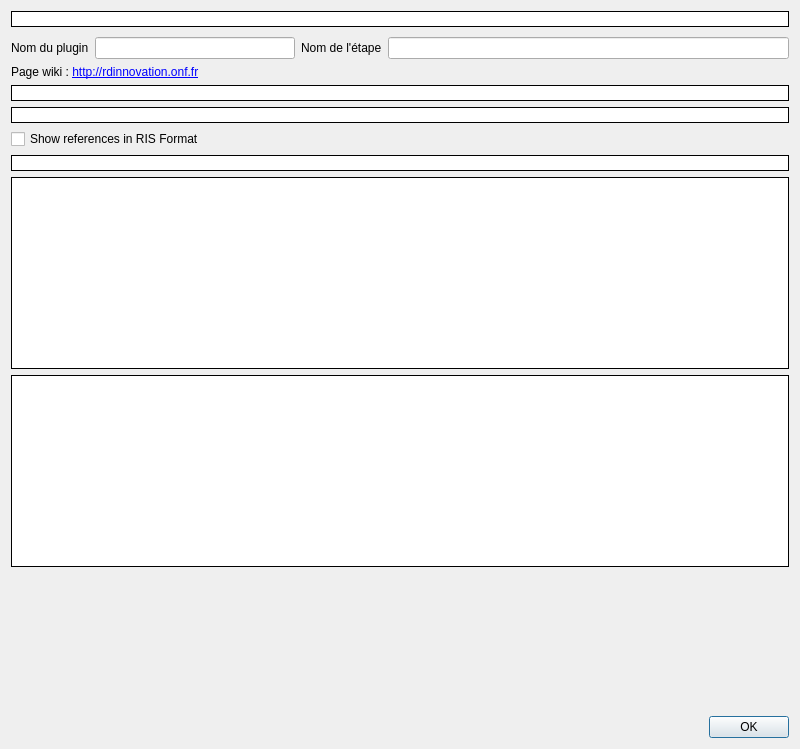
<?xml version="1.0" encoding="UTF-8"?>
<ui version="4.0">
 <class>GAboutStepDialog</class>
 <widget class="QDialog" name="GAboutStepDialog">
  <property name="geometry">
   <rect>
    <x>0</x>
    <y>0</y>
    <width>800</width>
    <height>749</height>
   </rect>
  </property>
  <property name="windowTitle">
   <string>Documentation de l'étape</string>
  </property>
  <layout class="QVBoxLayout" name="verticalLayout">
   <property name="spacing">
    <number>0</number>
   </property>
   <item>
    <widget class="QLabel" name="briefDescription">
     <property name="font">
      <font>
       <weight>75</weight>
       <bold>true</bold>
      </font>
     </property>
     <property name="styleSheet">
      <string notr="true">QLabel { background-color: white; }</string>
     </property>
     <property name="frameShape">
      <enum>QFrame::Box</enum>
     </property>
     <property name="text">
      <string/>
     </property>
     <property name="wordWrap">
      <bool>true</bool>
     </property>
     <property name="margin">
      <number>6</number>
     </property>
     <property name="openExternalLinks">
      <bool>true</bool>
     </property>
     <property name="textInteractionFlags">
      <set>Qt::LinksAccessibleByMouse|Qt::TextSelectableByKeyboard|Qt::TextSelectableByMouse</set>
     </property>
    </widget>
   </item>
   <item>
    <spacer name="verticalSpacer_2">
     <property name="orientation">
      <enum>Qt::Vertical</enum>
     </property>
     <property name="sizeType">
      <enum>QSizePolicy::Fixed</enum>
     </property>
     <property name="sizeHint" stdset="0">
      <size>
       <width>10</width>
       <height>10</height>
      </size>
     </property>
    </spacer>
   </item>
   <item>
    <widget class="QWidget" name="widget_4" native="true">
     <layout class="QHBoxLayout" name="horizontalLayout_3">
      <property name="spacing">
       <number>6</number>
      </property>
      <property name="leftMargin">
       <number>0</number>
      </property>
      <property name="topMargin">
       <number>0</number>
      </property>
      <property name="rightMargin">
       <number>0</number>
      </property>
      <property name="bottomMargin">
       <number>0</number>
      </property>
      <item>
       <widget class="QLabel" name="label">
        <property name="text">
         <string>Nom du plugin</string>
        </property>
       </widget>
      </item>
      <item>
       <widget class="QLineEdit" name="pluginName">
        <property name="sizePolicy">
         <sizepolicy hsizetype="Expanding" vsizetype="Fixed">
          <horstretch>1</horstretch>
          <verstretch>0</verstretch>
         </sizepolicy>
        </property>
        <property name="font">
         <font>
          <weight>75</weight>
          <bold>true</bold>
         </font>
        </property>
        <property name="text">
         <string/>
        </property>
        <property name="readOnly">
         <bool>true</bool>
        </property>
       </widget>
      </item>
      <item>
       <widget class="QLabel" name="label_2">
        <property name="text">
         <string>Nom de l'étape</string>
        </property>
       </widget>
      </item>
      <item>
       <widget class="QLineEdit" name="stepName">
        <property name="sizePolicy">
         <sizepolicy hsizetype="Expanding" vsizetype="Fixed">
          <horstretch>2</horstretch>
          <verstretch>0</verstretch>
         </sizepolicy>
        </property>
        <property name="font">
         <font>
          <weight>75</weight>
          <bold>true</bold>
         </font>
        </property>
        <property name="readOnly">
         <bool>true</bool>
        </property>
       </widget>
      </item>
     </layout>
    </widget>
   </item>
   <item>
    <widget class="QWidget" name="widget_3" native="true">
     <layout class="QHBoxLayout" name="horizontalLayout">
      <property name="leftMargin">
       <number>0</number>
      </property>
      <property name="topMargin">
       <number>6</number>
      </property>
      <property name="rightMargin">
       <number>0</number>
      </property>
      <property name="bottomMargin">
       <number>0</number>
      </property>
      <item>
       <widget class="QLabel" name="lb_wiki_link">
        <property name="text">
         <string>&lt;html&gt;&lt;head/&gt;&lt;body&gt;&lt;p&gt;Page wiki : &lt;a href=&quot;http://rdinnovation.onf.fr&quot;&gt;&lt;span style=&quot; text-decoration: underline; color:#0000ff;&quot;&gt;http://rdinnovation.onf.fr&lt;/span&gt;&lt;/a&gt;&lt;/p&gt;&lt;/body&gt;&lt;/html&gt;</string>
        </property>
        <property name="openExternalLinks">
         <bool>true</bool>
        </property>
       </widget>
      </item>
     </layout>
    </widget>
   </item>
   <item>
    <widget class="QWidget" name="widget" native="true">
     <layout class="QVBoxLayout" name="verticalLayout_6">
      <property name="leftMargin">
       <number>0</number>
      </property>
      <property name="topMargin">
       <number>6</number>
      </property>
      <property name="rightMargin">
       <number>0</number>
      </property>
      <property name="bottomMargin">
       <number>0</number>
      </property>
      <item>
       <widget class="QScrollArea" name="scrollArea">
        <property name="sizePolicy">
         <sizepolicy hsizetype="Expanding" vsizetype="MinimumExpanding">
          <horstretch>0</horstretch>
          <verstretch>0</verstretch>
         </sizepolicy>
        </property>
        <property name="frameShape">
         <enum>QFrame::NoFrame</enum>
        </property>
        <property name="widgetResizable">
         <bool>true</bool>
        </property>
        <widget class="QWidget" name="scrollAreaWidgetContents">
         <property name="geometry">
          <rect>
           <x>0</x>
           <y>0</y>
           <width>782</width>
           <height>626</height>
          </rect>
         </property>
         <property name="sizePolicy">
          <sizepolicy hsizetype="Preferred" vsizetype="MinimumExpanding">
           <horstretch>0</horstretch>
           <verstretch>0</verstretch>
          </sizepolicy>
         </property>
         <layout class="QVBoxLayout" name="verticalLayout_5">
          <property name="leftMargin">
           <number>0</number>
          </property>
          <property name="topMargin">
           <number>0</number>
          </property>
          <property name="rightMargin">
           <number>0</number>
          </property>
          <property name="bottomMargin">
           <number>0</number>
          </property>
          <item>
           <widget class="QWidget" name="widget_2" native="true">
            <property name="sizePolicy">
             <sizepolicy hsizetype="Preferred" vsizetype="MinimumExpanding">
              <horstretch>0</horstretch>
              <verstretch>0</verstretch>
             </sizepolicy>
            </property>
            <layout class="QVBoxLayout" name="verticalLayout_3">
             <property name="leftMargin">
              <number>0</number>
             </property>
             <property name="topMargin">
              <number>0</number>
             </property>
             <property name="rightMargin">
              <number>0</number>
             </property>
             <property name="bottomMargin">
              <number>0</number>
             </property>
             <item>
              <widget class="QLabel" name="detailledDescription">
               <property name="styleSheet">
                <string notr="true">QLabel { background-color: white; }</string>
               </property>
               <property name="frameShape">
                <enum>QFrame::Box</enum>
               </property>
               <property name="frameShadow">
                <enum>QFrame::Plain</enum>
               </property>
               <property name="text">
                <string/>
               </property>
               <property name="textFormat">
                <enum>Qt::RichText</enum>
               </property>
               <property name="alignment">
                <set>Qt::AlignJustify|Qt::AlignTop</set>
               </property>
               <property name="wordWrap">
                <bool>true</bool>
               </property>
               <property name="margin">
                <number>6</number>
               </property>
               <property name="openExternalLinks">
                <bool>true</bool>
               </property>
               <property name="textInteractionFlags">
                <set>Qt::LinksAccessibleByMouse|Qt::TextSelectableByKeyboard|Qt::TextSelectableByMouse</set>
               </property>
              </widget>
             </item>
             <item>
              <widget class="QLabel" name="citation">
               <property name="styleSheet">
                <string notr="true">QLabel { background-color: white; }</string>
               </property>
               <property name="frameShape">
                <enum>QFrame::Box</enum>
               </property>
               <property name="text">
                <string/>
               </property>
               <property name="textFormat">
                <enum>Qt::RichText</enum>
               </property>
               <property name="alignment">
                <set>Qt::AlignJustify|Qt::AlignTop</set>
               </property>
               <property name="wordWrap">
                <bool>true</bool>
               </property>
               <property name="margin">
                <number>6</number>
               </property>
               <property name="openExternalLinks">
                <bool>true</bool>
               </property>
               <property name="textInteractionFlags">
                <set>Qt::LinksAccessibleByMouse|Qt::TextSelectableByKeyboard|Qt::TextSelectableByMouse</set>
               </property>
              </widget>
             </item>
             <item>
              <widget class="QCheckBox" name="cb_ris">
               <property name="text">
                <string>Show references in RIS Format</string>
               </property>
              </widget>
             </item>
             <item>
              <widget class="QLabel" name="ris">
               <property name="styleSheet">
                <string notr="true">QLabel { background-color: white; }</string>
               </property>
               <property name="frameShape">
                <enum>QFrame::Box</enum>
               </property>
               <property name="text">
                <string/>
               </property>
               <property name="alignment">
                <set>Qt::AlignLeading|Qt::AlignLeft|Qt::AlignTop</set>
               </property>
               <property name="wordWrap">
                <bool>true</bool>
               </property>
               <property name="margin">
                <number>6</number>
               </property>
               <property name="textInteractionFlags">
                <set>Qt::LinksAccessibleByMouse|Qt::TextSelectableByKeyboard|Qt::TextSelectableByMouse</set>
               </property>
              </widget>
             </item>
             <item>
              <widget class="QTreeWidget" name="inModels">
               <property name="sizePolicy">
                <sizepolicy hsizetype="Expanding" vsizetype="Fixed">
                 <horstretch>0</horstretch>
                 <verstretch>0</verstretch>
                </sizepolicy>
               </property>
               <property name="frameShape">
                <enum>QFrame::Box</enum>
               </property>
               <property name="frameShadow">
                <enum>QFrame::Plain</enum>
               </property>
               <property name="verticalScrollBarPolicy">
                <enum>Qt::ScrollBarAlwaysOff</enum>
               </property>
               <attribute name="headerVisible">
                <bool>false</bool>
               </attribute>
               <column>
                <property name="text">
                 <string notr="true">1</string>
                </property>
               </column>
              </widget>
             </item>
             <item>
              <widget class="QTreeWidget" name="outModels">
               <property name="sizePolicy">
                <sizepolicy hsizetype="Expanding" vsizetype="Fixed">
                 <horstretch>0</horstretch>
                 <verstretch>0</verstretch>
                </sizepolicy>
               </property>
               <property name="frameShape">
                <enum>QFrame::Box</enum>
               </property>
               <property name="frameShadow">
                <enum>QFrame::Plain</enum>
               </property>
               <property name="verticalScrollBarPolicy">
                <enum>Qt::ScrollBarAlwaysOff</enum>
               </property>
               <attribute name="headerVisible">
                <bool>false</bool>
               </attribute>
               <column>
                <property name="text">
                 <string notr="true">1</string>
                </property>
               </column>
              </widget>
             </item>
             <item>
              <spacer name="verticalSpacer">
               <property name="orientation">
                <enum>Qt::Vertical</enum>
               </property>
               <property name="sizeHint" stdset="0">
                <size>
                 <width>20</width>
                 <height>40</height>
                </size>
               </property>
              </spacer>
             </item>
            </layout>
           </widget>
          </item>
         </layout>
        </widget>
       </widget>
      </item>
     </layout>
    </widget>
   </item>
   <item>
    <widget class="QDialogButtonBox" name="buttonBox">
     <property name="orientation">
      <enum>Qt::Horizontal</enum>
     </property>
     <property name="standardButtons">
      <set>QDialogButtonBox::Ok</set>
     </property>
    </widget>
   </item>
  </layout>
 </widget>
 <resources/>
 <connections>
  <connection>
   <sender>buttonBox</sender>
   <signal>accepted()</signal>
   <receiver>GAboutStepDialog</receiver>
   <slot>accept()</slot>
   <hints>
    <hint type="sourcelabel">
     <x>248</x>
     <y>254</y>
    </hint>
    <hint type="destinationlabel">
     <x>157</x>
     <y>274</y>
    </hint>
   </hints>
  </connection>
  <connection>
   <sender>buttonBox</sender>
   <signal>rejected()</signal>
   <receiver>GAboutStepDialog</receiver>
   <slot>reject()</slot>
   <hints>
    <hint type="sourcelabel">
     <x>316</x>
     <y>260</y>
    </hint>
    <hint type="destinationlabel">
     <x>286</x>
     <y>274</y>
    </hint>
   </hints>
  </connection>
 </connections>
</ui>
